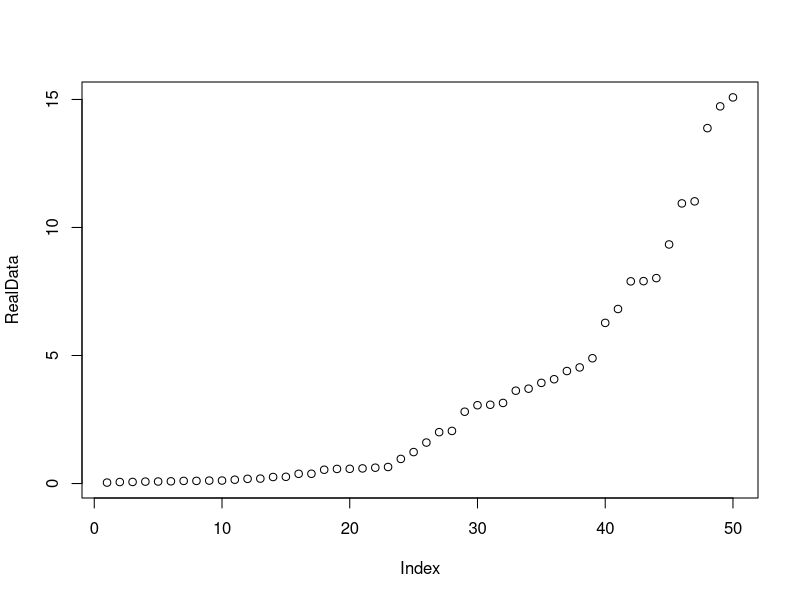
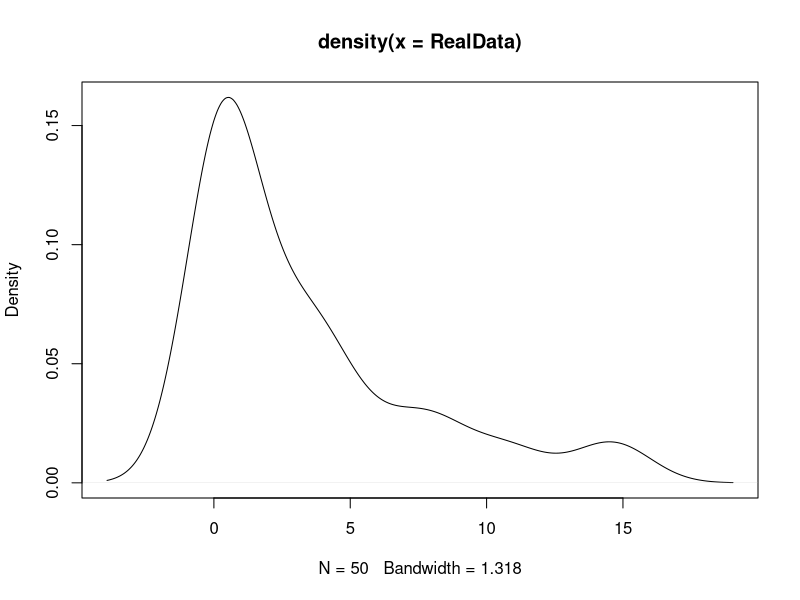

Write R code to recreate these figures, in order.
#Weibull Models
#Data set 8.2 all reject, TSs are quite large
RealData <- c(0.036, 0.058, 0.061, 0.074, 0.078, 0.086, 0.102, 0.103, 0.114, 0.116,
              0.148, 0.183, 0.192, 0.254, 0.262, 0.379, 0.381, 0.538, 0.570, 0.574,
              0.590, 0.618, 0.645, 0.961, 1.228, 1.600, 2.006, 2.054, 2.804, 3.058,
              3.076, 3.147, 3.625, 3.704, 3.931, 4.073, 4.393, 4.534, 4.893, 6.274,
              6.816, 7.896, 7.904, 8.022, 9.337, 10.94, 11.02, 13.88, 14.73, 15.08)
N <- length(RealData)
plot(RealData)

plot(density(RealData))

R <- round(N*0.9)
R2 <- round(N*0.8)
R3 <- round(N*0.7)
R4 <- round(N*0.6)
R5 <- round(N*0.5)
#####Full sample
obs <- sort(RealData)
Hs <- NULL
for (k in 1:(N-1)) {
  H <- -k*log(k) - (N-k)*log(N-k) + k*log(sum(obs[1:k])) + (N-k)*(log(sum(obs[(k+1):N])))
  Hs <- c(Hs, H)
}
Hmin <- min(Hs)
TS <- - N*log(N) + N*log(sum(obs)) - Hmin
TS

obs_type2 <- c(obs[1:(R)], rep(obs[(R)], N - R))
d <- c(rep(1, R), rep(0, N - R))
Hs <- NULL
for (k in 1:(R-1)) {
  H <- -k*log(k) - (R-k)*log(R-k) + k*log(sum(obs_type2[1:k])) + (R-k)*(log(sum(obs_type2[(k+1):N])))
  Hs <- c(Hs, H)
}
Hmax <- - (R-1)*log(R-1) + log(sum(obs_type2[(R):N])) + (R-1)*log(sum(obs_type2[1:(R-1)]))
Hmin <- min(Hs, Hmax)
TS_2 <- - R*log(R) + R*log(sum(obs_type2)) - Hmin  
TS_2

obs_type2_2 <- c(obs[1:(R2)], rep(obs[(R2)], N - R2))
d <- c(rep(1, R2), rep(0, N - R2))
Hs <- NULL
for (k in 1:(R2-1)) {
  H <- -k*log(k) - (R2-k)*log(R2-k) + k*log(sum(obs_type2_2[1:k])) + (R2-k)*(log(sum(obs_type2_2[(k+1):N])))
  Hs <- c(Hs, H)
}
Hmax <- - (R2-1)*log(R2-1) + log(sum(obs_type2_2[(R2):N])) + (R2-1)*log(sum(obs_type2_2[1:(R2-1)]))
Hmin <- min(Hs, Hmax)
TS_3 <- - R2*log(R2) + R2*log(sum(obs_type2_2)) - Hmin
TS_3

obs_type2_3 <- c(obs[1:(R3)], rep(obs[(R3)], N - R3))
d <- c(rep(1, R3), rep(0, N - R3))
Hs <- NULL
for (k in 1:(R3-1)) {
  H <- -k*log(k) - (R3-k)*log(R3-k) + k*log(sum(obs_type2_3[1:k])) + (R3-k)*(log(sum(obs_type2_3[(k+1):N])))
  Hs <- c(Hs, H)
}
Hmax <- - (R3-1)*log(R3-1) + log(sum(obs_type2_3[(R3):N])) + (R3-1)*log(sum(obs_type2_3[1:(R3-1)]))
Hmin <- min(Hs, Hmax)
TS_4 <- - R3*log(R3) + R3*log(sum(obs_type2_3)) - Hmin
TS_4

obs_type2_4 <- c(obs[1:(R4)], rep(obs[(R4)], N - R4))
d <- c(rep(1, R4), rep(0, N - R4))
Hs <- NULL
for (k in 1:(R4-1)) {
  H <- -k*log(k) - (R4-k)*log(R4-k) + k*log(sum(obs_type2_4[1:k])) + (R4-k)*(log(sum(obs_type2_4[(k+1):N])))
  Hs <- c(Hs, H)
}
Hmax <- - (R4-1)*log(R4-1) + log(sum(obs_type2_4[(R4):N])) + (R4-1)*log(sum(obs_type2_4[1:(R4-1)]))
Hmin <- min(Hs, Hmax)
TS_5 <- - R4*log(R4) + R4*log(sum(obs_type2_4)) - Hmin
TS_5

obs_type2_5 <- c(obs[1:(R5)], rep(obs[(R5)], N - R5))
d <- c(rep(1, R5), rep(0, N - R5))
Hs <- NULL
for (k in 1:(R5-1)) {
  H <- -k*log(k) - (R5-k)*log(R5-k) + k*log(sum(obs_type2_5[1:k])) + (R5-k)*(log(sum(obs_type2_5[(k+1):N])))
  Hs <- c(Hs, H)
}
Hmax <- - (R5-1)*log(R5-1) + log(sum(obs_type2_5[(R5):N])) + (R5-1)*log(sum(obs_type2_5[1:(R5-1)]))
Hmin <- min(Hs, Hmax)
TS_6 <- - R5*log(R5) + R5*log(sum(obs_type2_5)) - Hmin
TS_6
